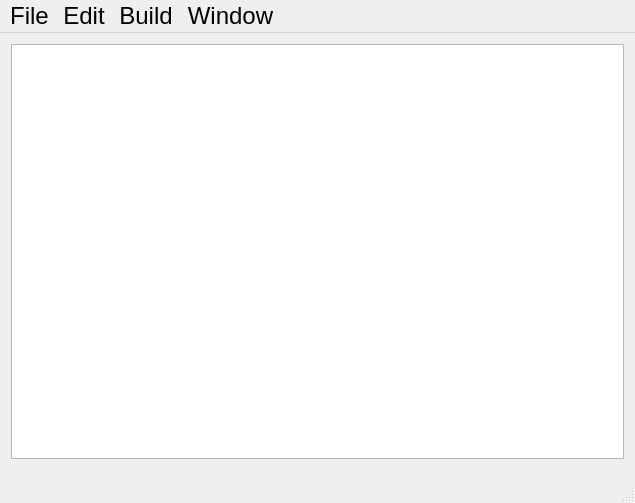
<?xml version="1.0" encoding="UTF-8"?>
<ui version="4.0">
 <class>MainWindow</class>
 <widget class="QMainWindow" name="MainWindow">
  <property name="geometry">
   <rect>
    <x>0</x>
    <y>0</y>
    <width>635</width>
    <height>503</height>
   </rect>
  </property>
  <property name="font">
   <font>
    <pointsize>18</pointsize>
   </font>
  </property>
  <property name="windowTitle">
   <string>代码下载器</string>
  </property>
  <widget class="QWidget" name="centralWidget">
   <layout class="QVBoxLayout" name="verticalLayout">
    <item>
     <widget class="QTextBrowser" name="textBrowser">
      <property name="openLinks">
       <bool>false</bool>
      </property>
     </widget>
    </item>
   </layout>
  </widget>
  <widget class="QMenuBar" name="menuBar">
   <property name="geometry">
    <rect>
     <x>0</x>
     <y>0</y>
     <width>635</width>
     <height>44</height>
    </rect>
   </property>
   <widget class="QMenu" name="menuFile">
    <property name="font">
     <font>
      <pointsize>18</pointsize>
     </font>
    </property>
    <property name="title">
     <string>File</string>
    </property>
    <addaction name="separator"/>
    <addaction name="action_2"/>
    <addaction name="action_3"/>
    <addaction name="action_4"/>
   </widget>
   <widget class="QMenu" name="menuEidt">
    <property name="title">
     <string>Edit</string>
    </property>
   </widget>
   <widget class="QMenu" name="menuBuild">
    <property name="title">
     <string>Build</string>
    </property>
   </widget>
   <widget class="QMenu" name="menuWindow">
    <property name="title">
     <string>Window</string>
    </property>
    <addaction name="actionFull"/>
    <addaction name="actionNormal"/>
   </widget>
   <addaction name="menuFile"/>
   <addaction name="menuEidt"/>
   <addaction name="menuBuild"/>
   <addaction name="menuWindow"/>
  </widget>
  <widget class="QStatusBar" name="statusBar"/>
  <action name="action_2">
   <property name="text">
    <string>打开文件</string>
   </property>
  </action>
  <action name="action_3">
   <property name="text">
    <string>关闭文件</string>
   </property>
  </action>
  <action name="action_4">
   <property name="text">
    <string>保存文件</string>
   </property>
  </action>
  <action name="actionFull">
   <property name="text">
    <string>Full</string>
   </property>
   <property name="font">
    <font>
     <pointsize>18</pointsize>
    </font>
   </property>
  </action>
  <action name="actionNormal">
   <property name="text">
    <string>Normal</string>
   </property>
   <property name="font">
    <font>
     <pointsize>18</pointsize>
    </font>
   </property>
  </action>
 </widget>
 <layoutdefault spacing="6" margin="11"/>
 <resources/>
 <connections/>
</ui>
